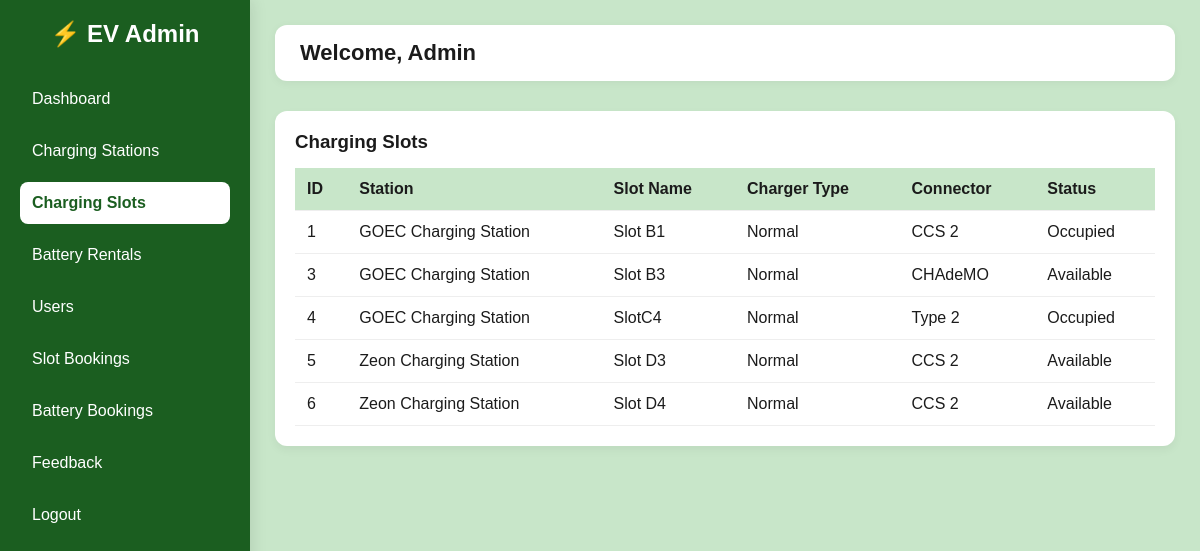
Screenshot of /admin_dashboard.php?view=slots with the database file from the repository.
### tables this page shows
CREATE TABLE `charging_slots` (
  `id` int(100) NOT NULL,
  `station_id` int(100) NOT NULL,
  `slot_name` varchar(200) NOT NULL,
  `charger_type` varchar(200) NOT NULL,
  `connector_type` varchar(200) NOT NULL,
  `power_kw` varchar(200) NOT NULL,
  `price_per_kwh` varchar(200) NOT NULL,
  `auth_methods` varchar(200) NOT NULL,
  `status` enum('Available','Occupied','Maintenance') NOT NULL DEFAULT 'Available',
  `added_on` datetime NOT NULL DEFAULT current_timestamp()
);

CREATE TABLE `stations` (
  `id` int(11) NOT NULL,
  `station_name` varchar(200) NOT NULL,
  `owner_name` varchar(200) NOT NULL,
  `email` varchar(200) NOT NULL,
  `phone` varchar(200) NOT NULL,
  `district` varchar(200) NOT NULL,
  `location` varchar(250) NOT NULL,
  `latitude` varchar(200) NOT NULL,
  `longitude` varchar(200) NOT NULL,
  `charger_type` varchar(200) NOT NULL,
  `battery_rental` varchar(200) NOT NULL,
  `username` varchar(200) NOT NULL,
  `password` varchar(200) NOT NULL,
  `image_path` varchar(255) NOT NULL,
  `registered_on` datetime NOT NULL,
  `status` enum('pending','approved','rejected') NOT NULL DEFAULT 'pending'
);

### admin_dashboard.php (the view, shortened to what this page needs)
<?php
include('db.php');
$total_stations = mysqli_fetch_assoc(mysqli_query($conn, "SELECT COUNT(*) AS c FROM stations"))['c'];
$total_slots = mysqli_fetch_assoc(mysqli_query($conn, "SELECT COUNT(*) AS c FROM charging_slots"))['c'];
$total_batteries = mysqli_fetch_assoc(mysqli_query($conn, "SELECT COUNT(*) AS c FROM battery_rentals"))['c'];
$total_users = mysqli_fetch_assoc(mysqli_query($conn, "SELECT COUNT(*) AS c FROM users"))['c'];
$total_bookings = mysqli_fetch_assoc(mysqli_query($conn, "SELECT COUNT(*) AS c FROM slots_bookings"))['c'];
$total_battery_bookings = mysqli_fetch_assoc(mysqli_query($conn, "SELECT COUNT(*) AS c FROM battery_bookings"))['c'];
$total_feedback = mysqli_fetch_assoc(mysqli_query($conn, "SELECT COUNT(*) AS c FROM feedback"))['c'];
$view = isset($_GET['view']) ? $_GET['view'] : '';
?>
<!DOCTYPE html>
<html lang="en">
<head>
</head>
<body>
<div class="sidebar">
  <h2>⚡ EV Admin</h2>
  <a href="admin_dashboard.php" class="<?= $view==''?'active':'' ?>">Dashboard</a>
  <a href="?view=stations" class="<?= $view=='stations'?'active':'' ?>">Charging Stations</a>
  <a href="?view=slots" class="<?= $view=='slots'?'active':'' ?>">Charging Slots</a>
  <a href="?view=batteries" class="<?= $view=='batteries'?'active':'' ?>">Battery Rentals</a>
  <a href="?view=users" class="<?= $view=='users'?'active':'' ?>">Users</a>
  <a href="?view=bookings" class="<?= $view=='bookings'?'active':'' ?>">Slot Bookings</a>
  <a href="?view=batterybookings" class="<?= $view=='batterybookings'?'active':'' ?>">Battery Bookings</a>
  <a href="?view=feedback" class="<?= $view=='feedback'?'active':'' ?>">Feedback</a>
  <a href="admin_logout.php">Logout</a>
</div>
<div class="main">
  <div class="header"><h1>Welcome, Admin</h1></div>
  <?php if ($view == ''): ?>
  <div class="cards">
    <div class="card" onclick="window.location='?view=stations'">
      <h3>Total Stations</h3><span><?= $total_stations ?></span><p>Registered Charging Points</p>
    </div>
    <div class="card" onclick="window.location='?view=slots'">
      <h3>Total Slots</h3><span><?= $total_slots ?></span><p>Available Charging Slots</p>
    </div>
    <div class="card" onclick="window.location='?view=batteries'">
      <h3>Battery Rentals</h3><span><?= $total_batteries ?></span><p>Active Battery Units</p>
    </div>
    <div class="card" onclick="window.location='?view=users'">
      <h3>Total Users</h3><span><?= $total_users ?></span><p>Registered Customers</p>
    </div>
    <div class="card" onclick="window.location='?view=bookings'">
      <h3>Slot Bookings</h3><span><?= $total_bookings ?></span><p>Active Charging Bookings</p>
    </div>
    <div class="card" onclick="window.location='?view=batterybookings'">
      <h3>Battery Bookings</h3><span><?= $total_battery_bookings ?></span><p>Battery Rental Records</p>
    </div>
    <div class="card" onclick="window.location='?view=feedback'">
      <h3>User Feedback</h3><span><?= $total_feedback ?></span><p>Complaints & Reviews</p>
    </div>
  </div>
  <?php elseif ($view == 'slots'): ?>
  <div class="table-section">
    <h3>Charging Slots</h3>
    <table>
      <tr><th>ID</th><th>Station</th><th>Slot Name</th><th>Charger Type</th><th>Connector</th><th>Status</th></tr>
      <?php
      $res = mysqli_query($conn, "SELECT c.*, s.station_name FROM charging_slots c JOIN stations s ON c.station_id=s.id");
      while($r = mysqli_fetch_assoc($res)): ?>
      <tr>
        <td><?= $r['id'] ?></td>
        <td><?= htmlspecialchars($r['station_name']) ?></td>
        <td><?= htmlspecialchars($r['slot_name']) ?></td>
        <td><?= htmlspecialchars($r['charger_type']) ?></td>
        <td><?= htmlspecialchars($r['connector_type']) ?></td>
        <td><?= htmlspecialchars($r['status']) ?></td>
      </tr>
      <?php endwhile; ?>
    </table>
  </div>
  <?php endif; ?>
</div>
</body>
</html>

### admin_dashboard.php (style rules this page uses)
:root { --primary: #1b5e20; --secondary: #c8e6c9; --accent: #4caf50; --text-dark: #1b1b1b; --card-bg: #ffffff; }
* { margin: 0; padding: 0; box-sizing: border-box; font-family: 'Poppins', sans-serif; }
body { background: var(--secondary); color: var(--text-dark); display: flex; height: 100vh; }
.sidebar { width: 250px; background: var(--primary); color: white; display: flex; flex-direction: column; padding: 20px; box-shadow: 2px 0 15px rgba(0, 0, 0, 0.1); }
.sidebar h2 { text-align: center; margin-bottom: 30px; font-weight: 700; }
.sidebar a { text-decoration: none; color: white; padding: 12px; border-radius: 8px; margin-bottom: 10px; transition: background 0.3s; display: block; }
.sidebar a.active { background: white; color: var(--primary); font-weight: 600; }
.main { flex: 1; padding: 25px; overflow-y: auto; }
.header { display: flex; justify-content: space-between; align-items: center; background: var(--card-bg); padding: 15px 25px; border-radius: 12px; box-shadow: 0 2px 10px rgba(0, 0, 0, 0.05); }
.header h1 { font-size: 22px; color: var(--text-dark); }
.table-section { background: var(--card-bg); margin-top: 30px; border-radius: 12px; padding: 20px; box-shadow: 0 4px 10px rgba(0,0,0,0.05); }
table { width: 100%; border-collapse: collapse; margin-top: 15px; }
th, td { padding: 12px; border-bottom: 1px solid #eee; text-align: left; }
th { background: var(--secondary); color: var(--text-dark); font-weight: 600; }

### rows the page displays
charging_slots: id "1", station.station_name "GOEC Charging Station", slot_name "Slot B1", charger_type "Normal", connector_type "CCS 2", status "Occupied"
charging_slots: id "3", station.station_name "GOEC Charging Station", slot_name "Slot B3", charger_type "Normal", connector_type "CHAdeMO", status "Available"
charging_slots: id "4", station.station_name "GOEC Charging Station", slot_name "SlotC4", charger_type "Normal", connector_type "Type 2", status "Occupied"
charging_slots: id "5", station.station_name "Zeon Charging Station", slot_name "Slot D3", charger_type "Normal", connector_type "CCS 2", status "Available"
charging_slots: id "6", station.station_name "Zeon Charging Station", slot_name "Slot D4", charger_type "Normal", connector_type "CCS 2", status "Available"
